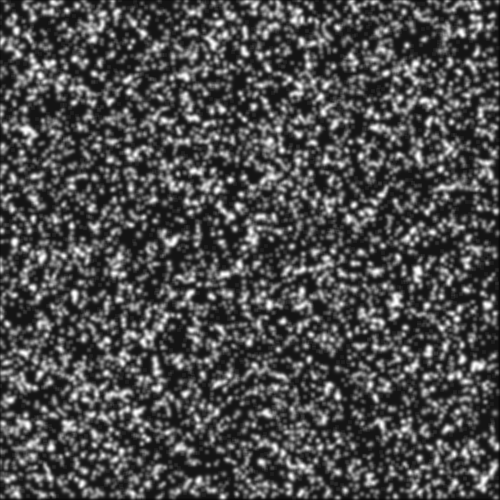
#> input picture img/vortex_pair_particles_1.tif, 500 x 500 px, found by its file name
$ python plots_set_1.py
#> lines starting #> are read from the running program, lines starting #| are printed output that depends on the picture
### openopticalflow/optical_flow_physics.py
import numpy as np
from scipy import ndimage
from openopticalflow.horn_schunck_estimator import horn_schunck_estimator
from openopticalflow.liu_shen_estimator import liu_shen_estimator

def optical_flow_physics(I1, I2, lambda_1, lambda_2):
    """
    Calculate optical flow using a physics-based approach.

    This function implements a two-step optical flow estimation:
    1. First, it uses the Horn-Schunck method to get an initial estimate
    2. Then, it refines the estimate using the Liu-Shen method which incorporates
       physical constraints

    Parameters:
        I1 (numpy.ndarray): First image
        I2 (numpy.ndarray): Second image
        lambda_1 (float): Regularization parameter for Horn-Schunck method
        lambda_2 (float): Regularization parameter for Liu-Shen method

    Returns:
        tuple: (u, v, vor, ux_horn, uy_horn, error1)
            - u: y-component of velocity field
            - v: x-component of velocity field
            - vor: vorticity field
            - ux_horn: x-component from Horn-Schunck
            - uy_horn: y-component from Horn-Schunck
            - error1: convergence error from Liu-Shen method

    Notes:
        The coordinate system follows image conventions where (0,0) is at the top-left.
        The velocity components (u,v) correspond to (y,x) directions respectively.
    """
    # Horn's solution as initial approximation of u and v
    # Matches MATLAB exactly:
    D1 = np.array([[0, 0, 0],
                   [0, -1, -1],
                   [0, 1, 1]]) / 2

    F1 = np.array([[0, 0, 0],
                   [0, 1, 1],
                   [0, 1, 1]]) / 4

    # Calculate derivatives exactly as in MATLAB
    Ix = ndimage.convolve((I1 + I2)/2, D1, mode='reflect')
    Iy = ndimage.convolve((I1 + I2)/2, D1.T, mode='reflect')
    It = ndimage.convolve(I2 - I1, F1, mode='reflect')

    # Horn-Schunck parameters matching MATLAB
    maxnum_1 = 500
    tol_1 = 1e-12

    # Get initial Horn-Schunck estimate
    uy_horn, ux_horn = horn_schunck_estimator(Ix, Iy, It, lambda_1, tol_1, maxnum_1)

    # Liu-Shen parameters matching MATLAB
    Dm = 0  # Physical diffusion term
    f = Dm * laplacian(I1, 1)

    maxnum = 60
    tol = 1e-8
    dx = 1
    dt = 1

    # Get Liu-Shen estimate
    v, u, error1 = liu_shen_estimator(I1, I2, f, dx, dt, lambda_2, tol, maxnum,
                                     uy_horn, ux_horn)

    # Match MATLAB output convention
    vor = vorticity(u, v)

    return u, v, vor, ux_horn, uy_horn, error1

def laplacian(img, dx):
    """
    Compute the Laplacian of an image.

    This function calculates the discrete Laplacian operator using a 3x3 kernel,
    which approximates the second spatial derivative.

    Parameters:
        img (numpy.ndarray): Input image
        dx (float): Spatial step size

    Returns:
        numpy.ndarray: Laplacian of the input image
    """
    kernel = np.array([[0, 1, 0],
                      [1, -4, 1],
                      [0, 1, 0]]) / (dx * dx)
    return ndimage.convolve(img, kernel, mode='reflect')

def vorticity(ux, uy):
    """
    Compute the vorticity field from velocity components.

    Vorticity is defined as the curl of the velocity field and represents
    the local rotation in the flow. For a 2D flow, it's calculated as
    the difference between the y-derivative of the x-velocity and
    the x-derivative of the y-velocity.

    Parameters:
        ux (numpy.ndarray): x-component of velocity field
        uy (numpy.ndarray): y-component of velocity field

    Returns:
        numpy.ndarray: Vorticity field
    """
    dx = 1
    dy = 1

    duydx = ndimage.convolve(uy, np.array([[-1, 0, 1]]) / (2 * dx), mode='reflect')
    duxdy = ndimage.convolve(ux, np.array([[-1], [0], [1]]) / (2 * dy), mode='reflect')

    return duydx - duxdy

### openopticalflow/horn_schunck_estimator.py
import numpy as np
from scipy import ndimage

def horn_schunck_estimator(Ix, Iy, It, alpha, tol, maxiter):
    """
    Horn-Schunck optical flow estimation algorithm.

    This implementation follows the classic Horn-Schunck method for estimating optical flow
    between two images. It solves the optical flow constraint equation with a smoothness
    regularization term.

    Parameters:
        Ix (numpy.ndarray): Spatial derivative of the image in the x direction
        Iy (numpy.ndarray): Spatial derivative of the image in the y direction
        It (numpy.ndarray): Temporal derivative of the image
        alpha (float): Regularization parameter. Higher values produce smoother flow fields
        tol (float): Convergence tolerance. The algorithm stops when the maximum change
                    in the flow field is less than this value
        maxiter (int): Maximum number of iterations

    Returns:
        tuple: (u, v) - Optical flow components in x and y directions

    References:
        Horn, B. K., & Schunck, B. G. (1981). Determining optical flow.
        Artificial intelligence, 17(1-3), 185-203.
    """
    # Initialize velocities
    u = np.zeros_like(Ix)
    v = np.zeros_like(Ix)

    # Laplacian kernel for averaging
    kernel = np.array([[0, 0.25, 0],
                      [0.25, 0, 0.25],
                      [0, 0.25, 0]])

    for _ in range(maxiter):
        # Calculate averages
        uAvg = ndimage.convolve(u, kernel, mode='reflect')
        vAvg = ndimage.convolve(v, kernel, mode='reflect')

        # Calculate update according to Horn-Schunck equations
        den = alpha + Ix*Ix + Iy*Iy

        un = uAvg - Ix * (Ix*uAvg + Iy*vAvg + It) / den
        vn = vAvg - Iy * (Ix*uAvg + Iy*vAvg + It) / den

        # Check convergence
        du = np.abs(un - u).max()
        dv = np.abs(vn - v).max()

        u = un
        v = vn

        if max(du, dv) < tol:
            break

    return u, v

### openopticalflow/liu_shen_estimator.py
import numpy as np
from scipy import ndimage
from openopticalflow.generate_invmatrix import generate_invmatrix

def liu_shen_estimator(i0, i1, f, dx, dt, lambda_param, tol, maxnum, u0, v0):
    """
    Liu-Shen optical flow estimator

    Parameters:
        i0, i1: Input images
        f: Physical transport term
        dx, dt: Spatial and temporal steps
        lambda_param: Regularization parameter
        tol: Convergence tolerance
        maxnum: Maximum iterations
        u0, v0: Initial velocity estimates
    """
    # Define derivative kernels
    d = np.array([[0, -1, 0], [0, 0, 0], [0, 1, 0]]) / 2
    m = np.array([[1, 0, -1], [0, 0, 0], [-1, 0, 1]]) / 4
    f_kernel = np.array([[0, 1, 0], [0, 0, 0], [0, 1, 0]])
    h = np.ones((3, 3))

    # Calculate derivatives and products
    iix = i0 * ndimage.convolve(i0, d/dx, mode='reflect')
    iiy = i0 * ndimage.convolve(i0, d.T/dx, mode='reflect')
    ii = i0 * i0
    ixt = i0 * ndimage.convolve((i1-i0)/dt-f, d/dx, mode='reflect')
    iyt = i0 * ndimage.convolve((i1-i0)/dt-f, d.T/dx, mode='reflect')

    # Initialize parameters
    k = 0
    total_error = 1e8
    u = u0.copy()
    v = v0.copy()
    r, c = i1.shape

    # Generate inverse matrix
    b11, b12, b22 = generate_invmatrix(i0, lambda_param, dx)
    error = []

    while total_error > tol and k < maxnum:
        bu = (2*iix * ndimage.convolve(u, d/dx, mode='reflect') +
              iix * ndimage.convolve(v, d.T/dx, mode='reflect') +
              iiy * ndimage.convolve(v, d/dx, mode='reflect') +
              ii * ndimage.convolve(u, f_kernel/(dx*dx), mode='reflect') +
              ii * ndimage.convolve(v, m/(dx*dx), mode='reflect') +
              lambda_param * ndimage.convolve(u, h/(dx*dx), mode='reflect') + ixt)

        bv = (iiy * ndimage.convolve(u, d/dx, mode='reflect') +
              iix * ndimage.convolve(u, d.T/dx, mode='reflect') +
              2*iiy * ndimage.convolve(v, d.T/dx, mode='reflect') +
              ii * ndimage.convolve(u, m/(dx*dx), mode='reflect') +
              ii * ndimage.convolve(v, f_kernel.T/(dx*dx), mode='reflect') +
              lambda_param * ndimage.convolve(v, h/(dx*dx), mode='reflect') + iyt)

        # Calculate new flow values
        unew = -(b11*bu + b12*bv)
        vnew = -(b12*bu + b22*bv)

        # Replace any NaN or Inf values with the previous iteration's values
        unew = np.where(np.isfinite(unew), unew, u)
        vnew = np.where(np.isfinite(vnew), vnew, v)

        total_error = (np.linalg.norm(unew-u, 'fro') +
                      np.linalg.norm(vnew-v, 'fro'))/(r*c)

        u = unew
        v = vnew
        error.append(total_error)
        k += 1

    return u, v, error

### openopticalflow/generate_invmatrix.py
import numpy as np
from scipy import ndimage

def generate_invmatrix(i, alpha, h):
    """
    Generate inverse matrix for Liu-Shen optical flow estimation

    Parameters:
        i: Input image
        alpha: Regularization parameter
        h: Spatial step
    """
    # Define kernels
    d = np.array([[0, -1, 0], [0, 0, 0], [0, 1, 0]]) / 2
    m = np.array([[1, 0, -1], [0, 0, 0], [-1, 0, 1]]) / 4
    d2 = np.array([[0, 1, 0], [0, -2, 0], [0, 1, 0]])
    h_kernel = np.ones((3, 3))

    # Calculate matrix components
    cmtx = ndimage.convolve(np.ones_like(i), h_kernel/(h*h), mode='reflect')

    a11 = i * (ndimage.convolve(i, d2/(h*h), mode='reflect') - 2*i/(h*h)) - alpha*cmtx
    a22 = i * (ndimage.convolve(i, d2.T/(h*h), mode='reflect') - 2*i/(h*h)) - alpha*cmtx
    a12 = i * ndimage.convolve(i, m/(h*h), mode='reflect')

    # Calculate determinant and inverse components
    det_a = a11*a22 - a12*a12

    # Add a small epsilon to avoid division by zero
    epsilon = 1e-10

    # Create a mask for valid determinant values
    valid_mask = np.abs(det_a) > epsilon

    # Initialize inverse matrix components with zeros
    b11 = np.zeros_like(det_a)
    b12 = np.zeros_like(det_a)
    b22 = np.zeros_like(det_a)

    # Calculate inverse only where determinant is valid
    b11[valid_mask] = a22[valid_mask] / det_a[valid_mask]
    b12[valid_mask] = -a12[valid_mask] / det_a[valid_mask]
    b22[valid_mask] = a11[valid_mask] / det_a[valid_mask]

    # For invalid determinants, use regularized values
    # This is a simple regularization that preserves the matrix structure
    invalid_mask = ~valid_mask
    if np.any(invalid_mask):
        # Use identity matrix scaled by the average of valid diagonal elements
        if np.any(valid_mask):
            scale = 0.5 * (np.mean(np.abs(b11[valid_mask])) + np.mean(np.abs(b22[valid_mask])))
        else:
            scale = 1.0
        b11[invalid_mask] = scale
        b22[invalid_mask] = scale
        b12[invalid_mask] = 0.0

    return b11, b12, b22

### openopticalflow/vis_flow.py
import numpy as np
import matplotlib.pyplot as plt

def vis_flow(vx, vy, gx=25, offset=0, mag=1, color='b'):
    """
    Visualize flow field using quiver plot with subsampling and normalized arrows.

    This function creates a quiver plot (vector field visualization) of the velocity field
    defined by vx and vy components. It subsamples the field to avoid overcrowding and
    normalizes the arrows for better visualization.

    Parameters:
        vx (numpy.ndarray): x-component of velocity field
        vy (numpy.ndarray): y-component of velocity field
        gx (int): Grid spacing parameter. Controls the density of arrows.
                 Higher values result in fewer arrows.
        offset (int): Offset for sampling grid points
        mag (float): Magnitude scaling factor. Higher values result in longer arrows.
        color (str): Color of the arrows

    Returns:
        matplotlib.figure.Figure: Figure object containing the quiver plot

    Notes:
        The function handles NaN values in the velocity field and automatically
        scales the arrows based on the maximum velocity magnitude.
    """
    sy, sx = vx.shape

    if gx == 0:
        jmp = 1
    else:
        jmp = max(1, sx // gx)

    indx = np.arange(offset, sx, jmp)
    indy = np.arange(offset, sy, jmp)

    X, Y = np.meshgrid(indx, indy)

    # Extract velocity components at the sampled points
    U = vx[indy][:, indx]
    V = vy[indy][:, indx]   # No sign reversal to match MATLAB behavior

    # Handle NaN values
    mask = ~(np.isnan(U) | np.isnan(V))
    if not mask.any():
        U[0,0] = 1
        V[0,0] = 0
        X[0,0] = 1
        Y[0,0] = 1
        mask[0,0] = True

    # Calculate the scale for arrow lengths
    # In matplotlib's quiver, smaller scale values make longer arrows
    # The mag parameter is used to adjust the arrow length (higher = longer arrows)

    # First, calculate the magnitudes of the velocity vectors
    vel_magnitude = np.sqrt(U[mask]**2 + V[mask]**2)

    # Calculate scale for arrow lengths
    if vel_magnitude.size > 0 and np.mean(vel_magnitude) > 0:
        # Calculate scale - smaller values make longer arrows
        # Divide by mag to make arrows longer when mag is larger
        scale_factor = 1.0 / (np.max(vel_magnitude) * mag)
    else:
        scale_factor = 1.0

    # Plot quiver with normalized arrows
    fig, ax = plt.subplots(figsize=(10, 8))
    ax.quiver(X[mask], Y[mask], U[mask], V[mask],
              scale=scale_factor,    # Apply calculated scale
              scale_units='xy',      # Use xy coordinate system for scaling
              angles='xy',           # Use xy coordinate system for angles
              width=0.003,           # Normalized arrow width (smaller = thinner)
              headwidth=4,           # Head width relative to shaft (larger = wider)
              headlength=6,          # Head length relative to shaft (larger = longer)
              headaxislength=5,      # Head length at shaft intersection
              color=color,
              pivot='mid')

    ax.set_xlim(0, sx)
    ax.set_ylim(0, sy)

    return ax

### openopticalflow/plots_set_1.py
import numpy as np
import matplotlib.pyplot as plt
from matplotlib.animation import FuncAnimation
from vis_flow import vis_flow

def plots_set_1(I_region1, I_region2, ux0, uy0, Im1, Im2, ux, uy):
    """
    Create visualization plots for optical flow analysis.
    Matches MATLAB implementation exactly.

    Parameters:
        I_region1, I_region2: Downsampled images
        ux0, uy0: Initial (coarse) velocity fields
        Im1, Im2: Original images
        ux, uy: Refined velocity fields
    """


    # Plot initial velocity vector field (Figure 3 in MATLAB)
    plt.figure(figsize=(10, 8))
    gx, offset = 30, 1
    ax = vis_flow(ux0, uy0, gx, offset, 2, 'red')  # Using normalized vectors, mag=2 for longer arrows
    plt.xlabel('x (pixels)')
    plt.ylabel('y (pixels)')
    ax.set_aspect('equal')
    ax.invert_yaxis()
    plt.title('Coarse-Grained Velocity Field')
    plt.show()

    # Plot streamlines (Figure 4 in MATLAB)
    plt.figure(4, figsize=(10, 8))
    m, n = ux0.shape
    y, x = np.meshgrid(np.arange(m), np.arange(n), indexing='ij')
    plt.streamplot(x, y, ux0, uy0, density=2, color='blue')
    plt.xlabel('x (pixels)')
    plt.ylabel('y (pixels)')
    plt.axis('image')
    plt.gca().invert_yaxis()
    plt.title('Coarse-Grained Streamlines')
    plt.show()

    # Create an animated figure to show motion between original images
    fig, ax = plt.subplots(figsize=(10, 10))

    # Initialize with the first image
    im = ax.imshow(Im1, cmap='gray', animated=True)
    ax.set_title('Original Image Animation')
    ax.set_xlabel('x (pixels)')
    ax.set_ylabel('y (pixels)')
    ax.axis('image')

    # Function to update the animation
    def update(frame):
        # Alternate between the two images
        if frame % 2 == 0:
            im.set_array(Im1)
            ax.set_title('Original Image 1')
        else:
            im.set_array(Im2)
            ax.set_title('Original Image 2')
        return [im]

    # Create animation with 500ms interval
    _ = FuncAnimation(fig, update, frames=10, interval=500, blit=True, repeat=True)

    plt.tight_layout()
    plt.show()

    # Plot refined velocity vector field (Figure 12 in MATLAB)
    plt.figure(12, figsize=(10, 8))
    gx, offset = 50, 1
    # Plot velocity vectors
    ax = vis_flow(ux, uy, gx, offset, 2, 'red')  # Using normalized vectors, mag=2 for longer arrows
    plt.xlabel('x (pixels)')
    plt.ylabel('y (pixels)')
    ax.set_aspect('equal')
    ax.invert_yaxis()
    plt.title('Refined Velocity Field')
    plt.show()

    # Plot streamlines (Figure 13 in MATLAB)
    plt.figure(13, figsize=(10, 8))
    m, n = ux.shape
    y, x = np.meshgrid(np.arange(m), np.arange(n), indexing='ij')
    plt.streamplot(x, y, ux, uy, density=2, color='blue')
    plt.xlabel('x (pixels)')
    plt.ylabel('y (pixels)')
    plt.axis('image')
    plt.gca().invert_yaxis()
    plt.title('Refined Streamlines')
    plt.show()

# Example usage
if __name__ == "__main__":
    # Load and downsample vortex pair images
    from skimage import io, transform
    Im2 = io.imread('img/vortex_pair_particles_1.tif')
#> Im2 is the input picture: shape (500, 500); min 10, max 255, mean 75.2
    Im1 = io.imread('img/vortex_pair_particles_2.tif')
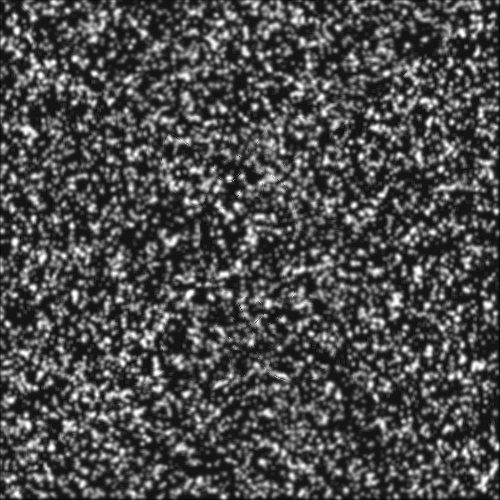
#> input picture img/vortex_pair_particles_2.tif, 500 x 500 px, found by its file name
#> Im1 is the input picture: shape (500, 500); min 10, max 255, mean 75.3
    I_region1 = transform.downscale_local_mean(Im1, (4, 4))
    I_region2 = transform.downscale_local_mean(Im2, (4, 4))

    # Perform optical flow analysis
    from optical_flow_physics import optical_flow_physics
    ux0, uy0, vor, ux_horn, uy_horn, error1 = optical_flow_physics(I_region1, I_region2, 20, 2000)
#> the loop in horn_schunck_estimator, `for _ in range(maxiter):` made 174 passes
#> (du, dv) on passes 1 to 3: (1.43, 1.21), (0.364, 0.556), (0.163, 0.25)
#> in optical_flow_physics, `f = Dm * laplacian(I1, 1)`: f: shape (125, 125) float64; every value is 0
#> in generate_invmatrix, `valid_mask = np.abs(det_a) > epsilon`: valid_mask: shape (125, 125) bool; every value is 1
#> in generate_invmatrix, `invalid_mask = ~valid_mask`: invalid_mask: shape (125, 125) bool; every value is 0
#> the loop in liu_shen_estimator, `while total_error > tol and k < maxnum:` made 60 passes
#> total_error on passes 1 to 12: 0.00103, 0.000441, 0.000243, 0.000154, 0.000103, 7.39e-05, 5.54e-05, 4.46e-05, 3.73e-05, 3.29e-05, 2.97e-05, 2.78e-05
#> pass 1, in liu_shen_estimator, `vnew = -(b12*bu + b22*bv)`:
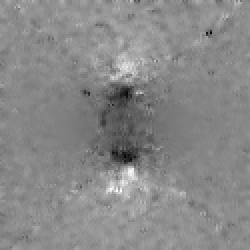
#> vnew: shape (125, 125) float64 (shown 2 times larger); min -0.607, max 0.639, mean 0.0622; drawn with min black and max white
#> after the loop in liu_shen_estimator, `while total_error > tol and k < maxnum:`:
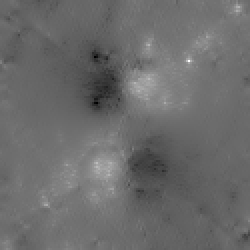
#> u: shape (125, 125) float64 (shown 2 times larger); min -0.676, max 0.931, mean 0.00203; drawn with min black and max white
#> after the loop in liu_shen_estimator, `while total_error > tol and k < maxnum:`:
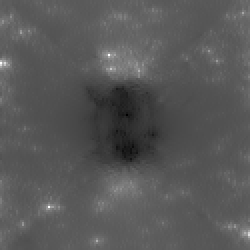
#> v: shape (125, 125) float64 (shown 2 times larger); min -0.671, max 1.64, mean 0.129; drawn with min black and max white
#> after the loop in liu_shen_estimator, `while total_error > tol and k < maxnum:`: error = 60 values, max 0.00103 at index 0, min 2.2e-05 at index 24, mean 5.76e-05; k = 60
#> in optical_flow_physics, `v, u, error1 = liu_shen_estimator(I1, I2, f, dx, dt, lambda_2, tol, ma..`: error1 has the same summary as error in liu_shen_estimator
#> in vorticity, `duxdy = ndimage.convolve(ux, np.array([[-1], [0], [1]]) / (2 * dy), mo..`:
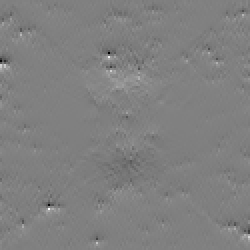
#> duxdy: shape (125, 125) float64 (shown 2 times larger); min -0.627, max 0.618, mean 0.000119; drawn with min black and max white
#> error1 has the same summary as error in liu_shen_estimator
    ux, uy = ux0, uy0


    plots_set_1(I_region1, I_region2, ux0, uy0, Im1, Im2, ux, uy)
#> in vis_flow, `mask = ~(np.isnan(U) | np.isnan(V))`: mask: shape (31, 31) bool; every value is 1
#> in vis_flow, `vel_magnitude = np.sqrt(U[mask]**2 + V[mask]**2)`: vel_magnitude = 961 values, max 0.697 at index 897, min 0.00884 at index 473, mean 0.193
#> in vis_flow, `scale_factor = 1.0 / (np.max(vel_magnitude) * mag)`: scale_factor = 0.717
#> in plots_set_1, `plt.streamplot(x, y, ux0, uy0, density=2, color='blue')`:
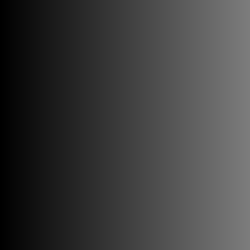
#> x: shape (125, 125) int64 (shown 2 times larger); min 0, max 124, mean 62
#> in vis_flow (call 2), `mask = ~(np.isnan(U) | np.isnan(V))`: mask: shape (62, 62) bool; every value is 1
#> in plots_set_1, `plt.show()`:
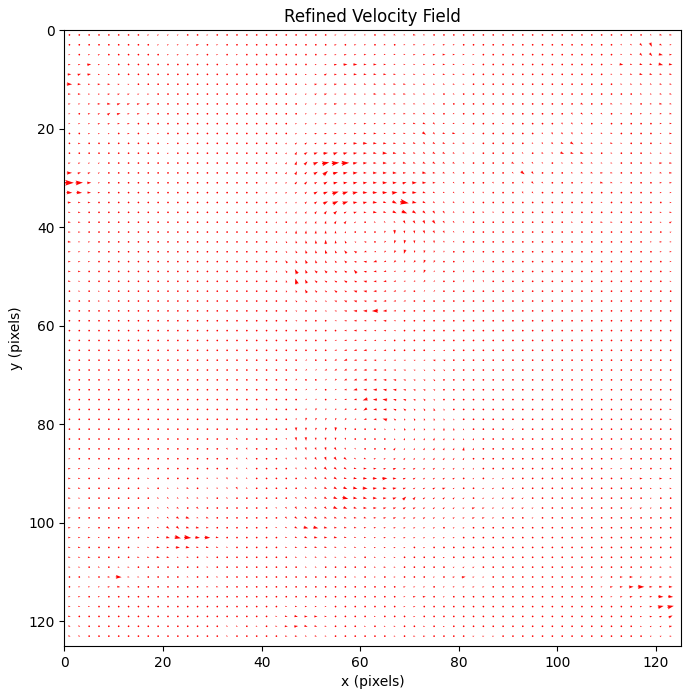
#> figure drawn by matplotlib, 1 panel
